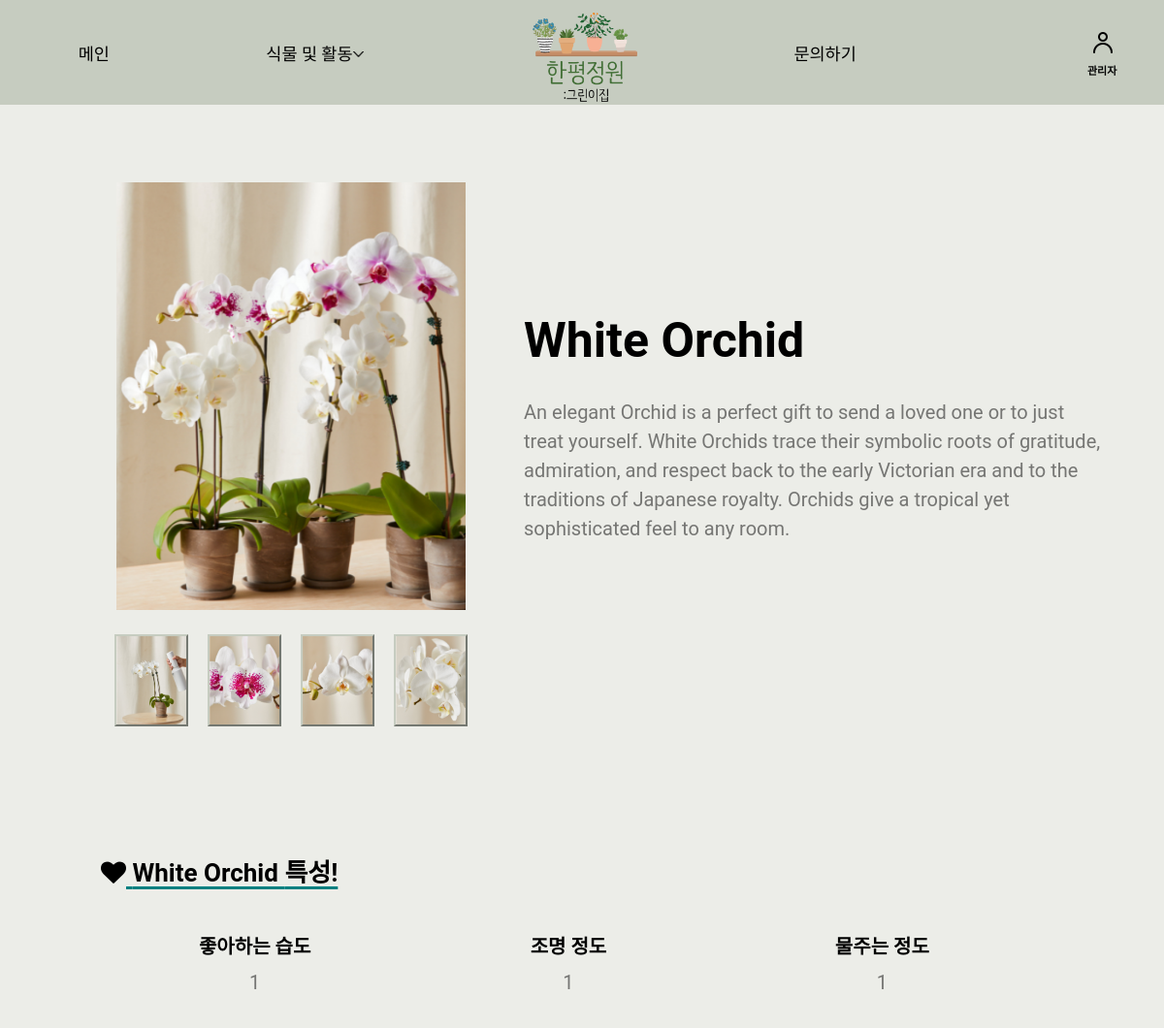
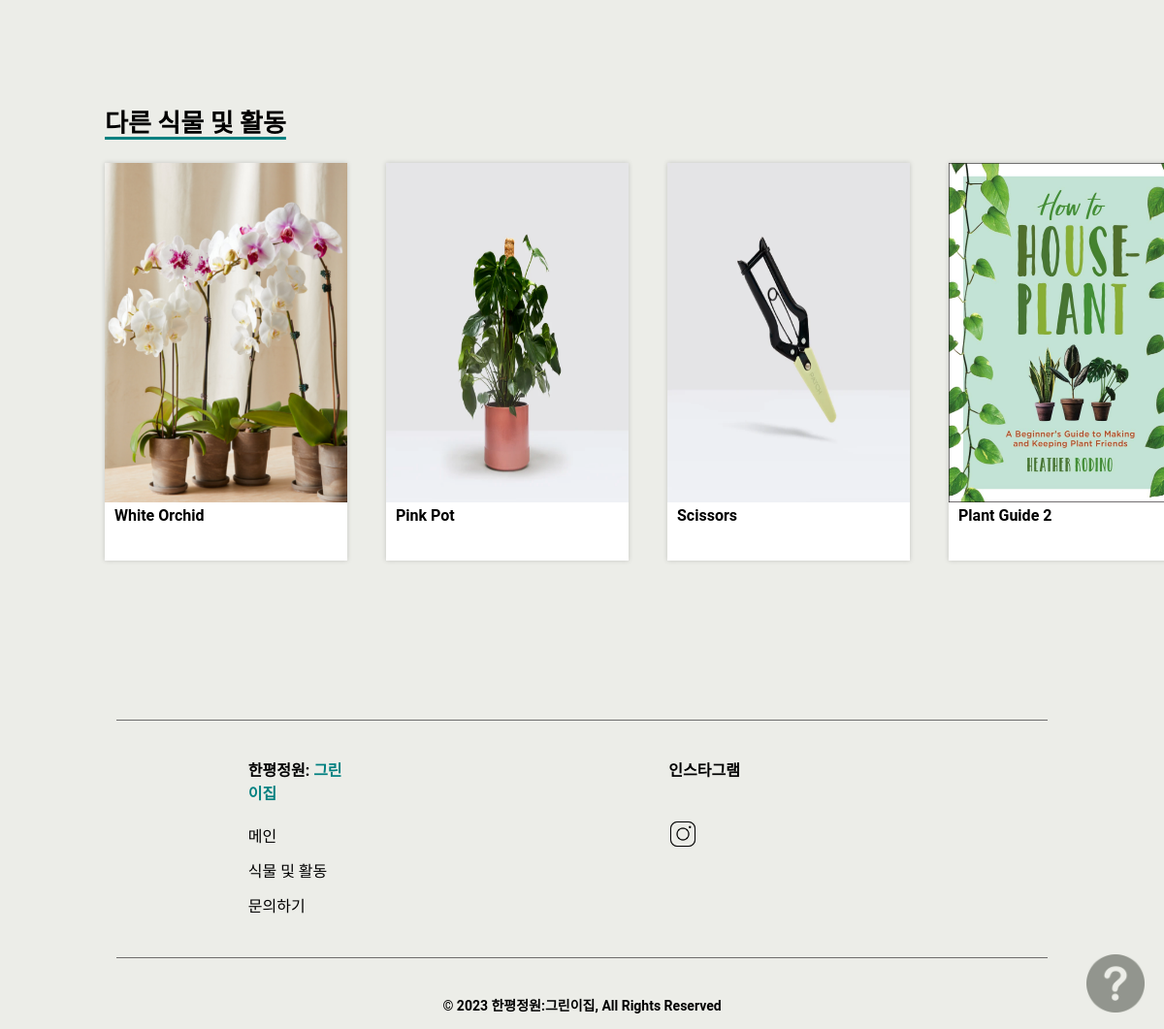
Screenshot of /Code/productDetails.php?pid=10 with the database file from the repository (2 pictures, top to bottom).
### tables this page shows
CREATE TABLE `products` (
  `PID` int(11) NOT NULL,
  `PName` varchar(30) NOT NULL,
  `PPrice` decimal(10,0),
  `PStock` int(11),
  `PCategory` varchar(30) NOT NULL,
  `P_Description` varchar(1000) NOT NULL,
  `Pic1` varchar(30) NOT NULL,
  `Pic2` varchar(30) NOT NULL,
  `Pic3` varchar(30) NOT NULL,
  `Pic4` varchar(30) NOT NULL,
  `Pic5` varchar(30) NOT NULL,
  `Phumidity` varchar(500),
  `Plight` varchar(500) ,
  `Pwatering` varchar(500)
);

### Code/productDetails.php (the view, shortened to what this page needs)
<!DOCTYPE html>
<html lang="en">
<head>
    <link rel="stylesheet" href="./product.css">
    <link href="https://stackpath.bootstrapcdn.com/font-awesome/4.7.0/css/font-awesome.min.css" rel="stylesheet">
</head>
<body>
    <?php
    include('includes/header.php');
    include('includes/db-con.php');
    include('includes/helpPopup.php');
    ?>
    <?php
            $pid = $_GET['pid'];
            $sql = "SELECT * FROM Products WHERE PID= $pid;";
            $result= mysqli_query($conn, $sql);
            $row = mysqli_fetch_assoc($result);
            $imgUrl = "img/".$row['Pic1'];
            $PDes = $row['P_Description'];
            $PName = $row['PName'];
            $PCategory = $row['PCategory'];
            $Phumidity = $row['Phumidity'];
            $Plight = $row['Plight'];
            $Pwatering = $row['Pwatering'];
    echo "
        <section class='product-section'>
        <div class='left'>
        <div class='big-img'>
            <img src=$imgUrl alt=$PName>
            </div>";
        $sql = "SELECT Pic2, Pic3, Pic4, Pic5 FROM products WHERE PID= $pid;";
        $result= mysqli_query($conn, $sql);
        $row = mysqli_fetch_row($result);
        echo "<div class='images'>";
        for($i=0 ; $i<=3; $i++){
            echo"
                <div class='smll-img'>
                    <img src='img/".$row[$i]."' onclick='showImg(this.src)' >
                </div>";
        }
        echo "
        </div>
        </div>
            <div class='product-detail' style='width: 50vw;'>
                <h1 class='product-title'> $PName </h1>
                <p class='product-des'> $PDes</p>
                <div class='quantity' style='width: 12.5vw;'>
                 </div>
            </div>
        </section> ";
        ?>
    <?php if (strcmp($PCategory,"Plants")==0) { ?>
  <section class="details-des">
        <h1 class="titles"><i class="fa fa-heart" aria-hidden="true"></i> <?php echo $PName; ?> 특성!<br></h1><br><br>
        <table class="table-venues">
            <tr>
            <th class="section-title">좋아하는 습도</th>
            <th class="section-title">조명 정도</th>
            <th class="section-title">물주는 정도</th>
           </tr>
            <tr >
                <td class="des"><?php echo $Phumidity; ?></td>
                <td class="des"><?php echo $Plight; ?></td>
                <td class="des"><?php echo $Pwatering; ?></td>
            </tr>
        </table>
    </section>
    <?php } ?>
        <br><br><br><br>
        <section id="second">
        <div class="container">
    <h2 class="title">다른 식물 및 활동</h2>
    <div class="product-container">
    <?php
        $sql = "SELECT * FROM Products ORDER BY PID DESC LIMIT 4;";
        $result = mysqli_query($conn, $sql);
        while($row = mysqli_fetch_assoc($result)) {
            $pid = $row['PID'];
            $imgUrl = "img/".$row['Pic1'];
            $pname = $row['PName'];
            echo "<div class='product-card'>
                <div class='product-img'>
                    <a href='productDetails.php?pid=".$pid."'><img src='$imgUrl' alt='$pname'></a>
                </div>
                <h3 class='card-name'>$pname</h3>
                <input type='hidden' name='pname' value='$pname'>
                <input type='hidden' name='pimg' value='$imgUrl'>
                <input type='hidden' name='quantity' value='1'>
            </div>";
        }
    ?>
    </div>
</div>
</section>
    <br><br><br><br>
</body>
</html>

### Code/includes/header.php (shortened to what this page needs)
<nav>
        <ul class="nav-items">
            <li class="effect"><a href="index.php">메인</a></li>
            <li class="products effect"><a href="AllProductPage.php">식물 및 활동<img src="img/dropdown.png" alt="products"></a>
            </li>
            <img src="img/logo.png" alt="Logo" class="logo">
            <li class="effect"><a href="contact.php">문의하기</a></li>
            <li class="user effect"><a href="signin.php"><img class="usr-img" src="img/user.png" alt="admin"><h6>관리자</h6></a></li>
        </ul>
    </nav>

### Code/includes/helpPopup.php (shortened to what this page needs)
<!DOCTYPE html>
<html lang="en">
<head>
</head>
<body>
    <a class ="HelpRelLink" id="blur" href="#" onclick="toggle()"><img class="HelpImage" src="img/helpImg.png" alt="Help"></a>
</body>
</html>

### Code/product.css (style rules this page uses)
* { margin: 0%; padding: 0%; box-sizing: border-box; font-family: "Roboto", sans-serif; }
a { text-decoration: none; }
ul { list-style: none; }
body { background-color: #ecede8; }
nav { background-color: #c6ccc0; }
.nav-items { justify-content: center; justify-content: space-around; display: flex; align-items: center; font-family: poppins, sans-serif; flex-direction: row; position: relative; }
.products { position: relative; }
.nav-items img { width: 10%; cursor: pointer; }
.nav-items .logo { width: 9%; }
.nav-items .usr-img { width: 50%; }
.nav-items .user { position: absolute; right: 15px; }
.nav-items .user h6 { font-size: 11px; }
.nav-items li a { color: black; font-size: 17.5px; }
.nav-items li { transition: 0.3s ease-out; }
.left { width: 100%; display: flex; flex-direction: column; align-items: center; }
.big-img { width: 100%; margin-top: 30px; padding: 0px 5vw; display: flex; }
.big-img img { width: 100%; }
.images { display: flex; justify-content: space-between; width: 80%; margin-top: 15px; }
.smll-img { height: auto; overflow: hidden; margin: 10px; max-width: 150x; max-height: 150px; }
.smll-img img { width: 100%; height: 100%; cursor: pointer; border: 2px outset #c6ccc0; transition: all 0.3s ease; }
.product-detail { align-self: center; margin-top: 25px; }
.product-section { width: 90%; display: flex; margin: 0 auto; justify-content: flex-start; margin-top: 50px; }
.product-title { font-size: 50px; }
.product-des { margin: 30px 0; opacity: 0.5; font-size: 20px; line-height: 30px; }
.details-des { width: 100%; margin-top: 120px; padding: 0px 5vw; gap: 40px; }
.titles { font-size: 26px; text-decoration: underline; text-decoration-color: teal; text-decoration-thickness: 2.5px; text-underline-offset: 0.2em; margin-left: 44px; }
.section-title { font-size: 20px; width: 40px; height: 40px; margin-right: 20px; background: transparent; color: #000; border-radius: 50px; line-height: 40px; text-align: center; }
.table-venues { border: none; width: 90%; margin-left: 40px; }
.des { text-justify: inter-word; width: 30%; line-height: 30px; font-size: 20px; opacity: 0.5; text-align: center; }
#second .container { width: 90%; height: 70vh; margin-top: 5%; margin-left: 9%; }
#second .title { font-size: 26px; text-decoration: underline; text-decoration-color: teal; text-decoration-thickness: 2.5px; text-underline-offset: 0.2em; }
#second .product-container { margin-top: 25px; display: flex; }
#second .product-card { flex: 0 0 auto; width: 250px; height: 410px; margin-right: 40px; background-color: white; box-shadow: 0px 0px 5px #0000002c; position: relative; transition: 0.5s ease; }
#second .product-card img { width: 250px; height: 350px; cursor: pointer; }
#second .product-img { width: 100%; height: 300; }
#second .card-name { margin-left: 10px; font-size: 16px; }
hr { width: 80%; display: block; height: 1px; border: 0; border-top: 1px solid #6d6c6c; margin: 0 auto; padding: 0; }
.row { width: 85%; margin: 0 auto; display: flex; align-items: flex-start; justify-content: space-around; }
.col { flex-basis: 25%; margin-bottom: 30px; }
.col:nth-child(3), .col:nth-child(1) { flex-basis: 10%; }
.title { margin-bottom: 20px; font-weight: bold; }
.title span { color: teal; }
.copyright { font-size: 14px; text-align: center; margin-bottom: 15px; }
.social-icons { display: flex; }
.social-icons img { width: 30px; height: 30px; text-align: center; line-height: 40px; font-size: 20px; margin-right: 15px; margin-top: 20px; }
.pages { display: flex; justify-content: space-around; flex-direction: column; }
.pages li { list-style: none; margin-bottom: 12px; }
.pages li a { color: black; }

### Code/includes/helpPopup.php (style rules this page uses)
.HelpRelLink { width: 60px; height: 60px; position: fixed; bottom: 17px; right: 20px; }
.HelpImage { width: 100%; height: 100%; filter: opacity(0.3) drop-shadow(0 0 0 rgb(144, 158, 130)); z-index: 9; }

### rows the page displays
products: Pic1 (picture), Pic2 (picture), Pic3 (picture), Pic4 (picture), Pic5 (picture), PName "White Orchid", P_Description "An elegant Orchid is a perfect gift to send a loved one or to just treat yourself. White Orchids trace their symbolic roots of gratitude, admiration, and respect back to the early Victorian era and to the traditions of Japanese royalty. Orchids give a tropical yet sophisticated feel to any room.", Phumidity "1", Plight "1", Pwatering "1"
products: Pic1 (picture), PName "Pink Pot"
products: Pic1 (picture), PName "Scissors"
products: Pic1 (picture), PName "Plant Guide 2"
